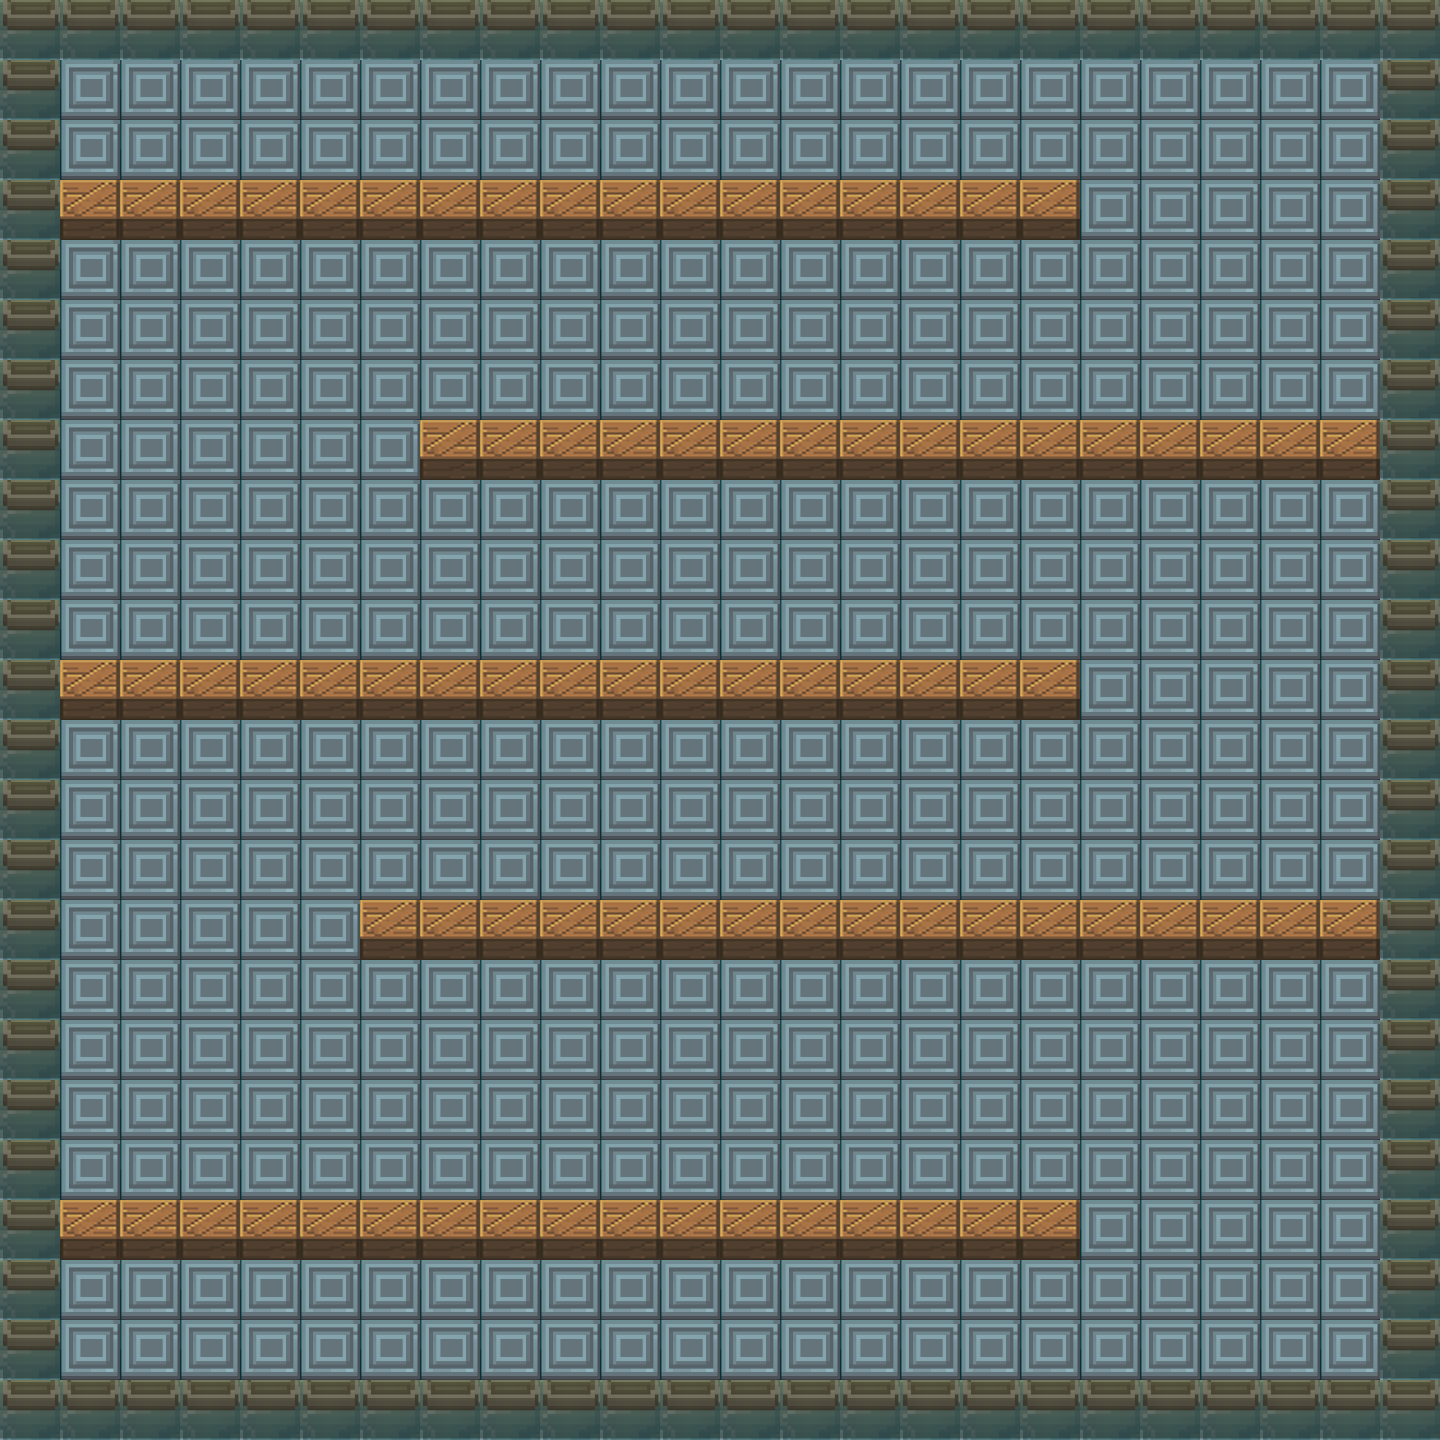

The image is a tile-based game level rendered from a .tmx file. Its description and complete source (layers, tilesets, objects, tile grids) follow:
An orthogonal 24x24 tile map with 60x60 px tiles, 5 tile layers (boxes, collision, Base, Wall, ...), 4 tilesets.

<map version="1.2" tiledversion="1.3.4" orientation="orthogonal" renderorder="right-down" width="24" height="24" tilewidth="60" tileheight="60" infinite="0" nextlayerid="7" nextobjectid="1">
 <tileset firstgid="1" name="标记色块" tilewidth="60" tileheight="60" tilecount="4" columns="4">
  <image source="标记色块.png" width="240" height="60" />
 </tileset>
 <tileset firstgid="5" name="明色石头墙" tilewidth="60" tileheight="60" tilecount="1" columns="1">
  <image source="明色石头墙.png" width="60" height="60" />
 </tileset>
 <tileset firstgid="6" name="不绿的砖块" tilewidth="60" tileheight="60" tilecount="1" columns="1">
  <image source="不绿的砖块.png" width="60" height="60" />
 </tileset>
 <tileset firstgid="7" name="墙与箱子(60版本)" tilewidth="60" tileheight="60" tilecount="2" columns="2">
  <image source="墙与箱子(60版本).png" width="120" height="60" />
 </tileset>
 <layer id="3" name="boxes" width="24" height="24" locked="1">
  <data encoding="csv">
0,0,0,0,0,0,0,0,0,0,0,0,0,0,0,0,0,0,0,0,0,0,0,0,
0,0,0,0,0,0,0,0,0,0,0,0,0,0,0,0,0,0,0,0,0,0,0,0,
0,0,0,0,0,0,0,0,0,0,0,0,0,0,0,0,0,0,0,0,0,0,0,0,
0,2,2,2,2,2,2,2,2,2,2,2,2,2,2,2,2,2,0,0,0,0,0,0,
0,0,0,0,0,0,0,0,0,0,0,0,0,0,0,0,0,0,0,0,0,0,0,0,
0,0,0,0,0,0,0,0,0,0,0,0,0,0,0,0,0,0,0,0,0,0,0,0,
0,0,0,0,0,0,0,0,0,0,0,0,0,0,0,0,0,0,0,0,0,0,0,0,
0,0,0,0,0,0,0,2,2,2,2,2,2,2,2,2,2,2,2,2,2,2,2,0,
0,0,0,0,0,0,0,0,0,0,0,0,0,0,0,0,0,0,0,0,0,0,0,0,
0,0,0,0,0,0,0,0,0,0,0,0,0,0,0,0,0,0,0,0,0,0,0,0,
0,0,0,0,0,0,0,0,0,0,0,0,0,0,0,0,0,0,0,0,0,0,0,0,
0,2,2,2,2,2,2,2,2,2,2,2,2,2,2,2,2,2,0,0,0,0,0,0,
0,0,0,0,0,0,0,0,0,0,0,0,0,0,0,0,0,0,0,0,0,0,0,0,
0,0,0,0,0,0,0,0,0,0,0,0,0,0,0,0,0,0,0,0,0,0,0,0,
0,0,0,0,0,0,0,0,0,0,0,0,0,0,0,0,0,0,0,0,0,0,0,0,
0,0,0,0,0,0,2,2,2,2,2,2,2,2,2,2,2,2,2,2,2,2,2,0,
0,0,0,0,0,0,0,0,0,0,0,0,0,0,0,0,0,0,0,0,0,0,0,0,
0,0,0,0,0,0,0,0,0,0,0,0,0,0,0,0,0,0,0,0,0,0,0,0,
0,0,0,0,0,0,0,0,0,0,0,0,0,0,0,0,0,0,0,0,0,0,0,0,
0,0,0,0,0,0,0,0,0,0,0,0,0,0,0,0,0,0,0,0,0,0,0,0,
0,2,2,2,2,2,2,2,2,2,2,2,2,2,2,2,2,2,0,0,0,0,0,0,
0,0,0,0,0,0,0,0,0,0,0,0,0,0,0,0,0,0,0,0,0,0,0,0,
0,0,0,0,0,0,0,0,0,0,0,0,0,0,0,0,0,0,0,0,0,0,0,0,
0,0,0,0,0,0,0,0,0,0,0,0,0,0,0,0,0,0,0,0,0,0,0,0
</data>
 </layer>
 <layer id="5" name="collision" width="24" height="24" locked="1">
  <data encoding="csv">
1,1,1,1,1,1,1,1,1,1,1,1,1,1,1,1,1,1,1,1,1,1,1,1,
1,0,0,0,0,0,0,0,0,0,0,0,0,0,0,0,0,0,0,0,0,0,0,1,
1,0,0,0,0,0,0,0,0,0,0,0,0,0,0,0,0,0,0,0,0,0,0,1,
1,1,1,1,1,1,1,1,1,1,1,1,1,1,1,1,1,1,0,0,0,0,0,1,
1,0,0,0,0,0,0,0,0,0,0,0,0,0,0,0,0,0,0,0,0,0,0,1,
1,0,0,0,0,0,0,0,0,0,0,0,0,0,0,0,0,0,0,0,0,0,0,1,
1,0,0,0,0,0,0,0,0,0,0,0,0,0,0,0,0,0,0,0,0,0,0,1,
1,0,0,0,0,0,0,1,1,1,1,1,1,1,1,1,1,1,1,1,1,1,1,1,
1,0,0,0,0,0,0,0,0,0,0,0,0,0,0,0,0,0,0,0,0,0,0,1,
1,0,0,0,0,0,0,0,0,0,0,0,0,0,0,0,0,0,0,0,0,0,0,1,
1,0,0,0,0,0,0,0,0,0,0,0,0,0,0,0,0,0,0,0,0,0,0,1,
1,1,1,1,1,1,1,1,1,1,1,1,1,1,1,1,1,1,0,0,0,0,0,1,
1,0,0,0,0,0,0,0,0,0,0,0,0,0,0,0,0,0,0,0,0,0,0,1,
1,0,0,0,0,0,0,0,0,0,0,0,0,0,0,0,0,0,0,0,0,0,0,1,
1,0,0,0,0,0,0,0,0,0,0,0,0,0,0,0,0,0,0,0,0,0,0,1,
1,0,0,0,0,0,1,1,1,1,1,1,1,1,1,1,1,1,1,1,1,1,1,1,
1,0,0,0,0,0,0,0,0,0,0,0,0,0,0,0,0,0,0,0,0,0,0,1,
1,0,0,0,0,0,0,0,0,0,0,0,0,0,0,0,0,0,0,0,0,0,0,1,
1,0,0,0,0,0,0,0,0,0,0,0,0,0,0,0,0,0,0,0,0,0,0,1,
1,0,0,0,0,0,0,0,0,0,0,0,0,0,0,0,0,0,0,0,0,0,0,1,
1,1,1,1,1,1,1,1,1,1,1,1,1,1,1,1,1,1,0,0,0,0,0,1,
1,0,0,0,0,0,0,0,0,0,0,0,0,0,0,0,0,0,0,0,0,0,0,1,
1,0,0,0,0,0,0,0,0,0,0,0,0,0,0,0,0,0,0,0,0,0,0,1,
1,1,1,1,1,1,1,1,1,1,1,1,1,1,1,1,1,1,1,1,1,1,1,1
</data>
 </layer>
 <layer id="1" name="Base" width="24" height="24" locked="1">
  <data encoding="csv">
6,6,6,6,6,6,6,6,6,6,6,6,6,6,6,6,6,6,6,6,6,6,6,6,
6,6,6,6,6,6,6,6,6,6,6,6,6,6,6,6,6,6,6,6,6,6,6,6,
6,6,6,6,6,6,6,6,6,6,6,6,6,6,6,6,6,6,6,6,6,6,6,6,
6,6,6,6,6,6,6,6,6,6,6,6,6,6,6,6,6,6,6,6,6,6,6,6,
6,6,6,6,6,6,6,6,6,6,6,6,6,6,6,6,6,6,6,6,6,6,6,6,
6,6,6,6,6,6,6,6,6,6,6,6,6,6,6,6,6,6,6,6,6,6,6,6,
6,6,6,6,6,6,6,6,6,6,6,6,6,6,6,6,6,6,6,6,6,6,6,6,
6,6,6,6,6,6,6,6,6,6,6,6,6,6,6,6,6,6,6,6,6,6,6,6,
6,6,6,6,6,6,6,6,6,6,6,6,6,6,6,6,6,6,6,6,6,6,6,6,
6,6,6,6,6,6,6,6,6,6,6,6,6,6,6,6,6,6,6,6,6,6,6,6,
6,6,6,6,6,6,6,6,6,6,6,6,6,6,6,6,6,6,6,6,6,6,6,6,
6,6,6,6,6,6,6,6,6,6,6,6,6,6,6,6,6,6,6,6,6,6,6,6,
6,6,6,6,6,6,6,6,6,6,6,6,6,6,6,6,6,6,6,6,6,6,6,6,
6,6,6,6,6,6,6,6,6,6,6,6,6,6,6,6,6,6,6,6,6,6,6,6,
6,6,6,6,6,6,6,6,6,6,6,6,6,6,6,6,6,6,6,6,6,6,6,6,
6,6,6,6,6,6,6,6,6,6,6,6,6,6,6,6,6,6,6,6,6,6,6,6,
6,6,6,6,6,6,6,6,6,6,6,6,6,6,6,6,6,6,6,6,6,6,6,6,
6,6,6,6,6,6,6,6,6,6,6,6,6,6,6,6,6,6,6,6,6,6,6,6,
6,6,6,6,6,6,6,6,6,6,6,6,6,6,6,6,6,6,6,6,6,6,6,6,
6,6,6,6,6,6,6,6,6,6,6,6,6,6,6,6,6,6,6,6,6,6,6,6,
6,6,6,6,6,6,6,6,6,6,6,6,6,6,6,6,6,6,6,6,6,6,6,6,
6,6,6,6,6,6,6,6,6,6,6,6,6,6,6,6,6,6,6,6,6,6,6,6,
6,6,6,6,6,6,6,6,6,6,6,6,6,6,6,6,6,6,6,6,6,6,6,6,
6,6,6,6,6,6,6,6,6,6,6,6,6,6,6,6,6,6,6,6,6,6,6,6
</data>
 </layer>
 <layer id="6" name="Wall" width="24" height="24" locked="1">
  <data encoding="csv">
5,5,5,5,5,5,5,5,5,5,5,5,5,5,5,5,5,5,5,5,5,5,5,5,
5,0,0,0,0,0,0,0,0,0,0,0,0,0,0,0,0,0,0,0,0,0,0,5,
5,0,0,0,0,0,0,0,0,0,0,0,0,0,0,0,0,0,0,0,0,0,0,5,
5,0,0,0,0,0,0,0,0,0,0,0,0,0,0,0,0,0,0,0,0,0,0,5,
5,0,0,0,0,0,0,0,0,0,0,0,0,0,0,0,0,0,0,0,0,0,0,5,
5,0,0,0,0,0,0,0,0,0,0,0,0,0,0,0,0,0,0,0,0,0,0,5,
5,0,0,0,0,0,0,0,0,0,0,0,0,0,0,0,0,0,0,0,0,0,0,5,
5,0,0,0,0,0,0,0,0,0,0,0,0,0,0,0,0,0,0,0,0,0,0,5,
5,0,0,0,0,0,0,0,0,0,0,0,0,0,0,0,0,0,0,0,0,0,0,5,
5,0,0,0,0,0,0,0,0,0,0,0,0,0,0,0,0,0,0,0,0,0,0,5,
5,0,0,0,0,0,0,0,0,0,0,0,0,0,0,0,0,0,0,0,0,0,0,5,
5,0,0,0,0,0,0,0,0,0,0,0,0,0,0,0,0,0,0,0,0,0,0,5,
5,0,0,0,0,0,0,0,0,0,0,0,0,0,0,0,0,0,0,0,0,0,0,5,
5,0,0,0,0,0,0,0,0,0,0,0,0,0,0,0,0,0,0,0,0,0,0,5,
5,0,0,0,0,0,0,0,0,0,0,0,0,0,0,0,0,0,0,0,0,0,0,5,
5,0,0,0,0,0,0,0,0,0,0,0,0,0,0,0,0,0,0,0,0,0,0,5,
5,0,0,0,0,0,0,0,0,0,0,0,0,0,0,0,0,0,0,0,0,0,0,5,
5,0,0,0,0,0,0,0,0,0,0,0,0,0,0,0,0,0,0,0,0,0,0,5,
5,0,0,0,0,0,0,0,0,0,0,0,0,0,0,0,0,0,0,0,0,0,0,5,
5,0,0,0,0,0,0,0,0,0,0,0,0,0,0,0,0,0,0,0,0,0,0,5,
5,0,0,0,0,0,0,0,0,0,0,0,0,0,0,0,0,0,0,0,0,0,0,5,
5,0,0,0,0,0,0,0,0,0,0,0,0,0,0,0,0,0,0,0,0,0,0,5,
5,0,0,0,0,0,0,0,0,0,0,0,0,0,0,0,0,0,0,0,0,0,0,5,
5,5,5,5,5,5,5,5,5,5,5,5,5,5,5,5,5,5,5,5,5,5,5,5
</data>
 </layer>
 <layer id="4" name="Barrier" width="24" height="24" locked="1">
  <data encoding="csv">
0,0,0,0,0,0,0,0,0,0,0,0,0,0,0,0,0,0,0,0,0,0,0,0,
0,0,0,0,0,0,0,0,0,0,0,0,0,0,0,0,0,0,0,0,0,0,0,0,
0,0,0,0,0,0,0,0,0,0,0,0,0,0,0,0,0,0,0,0,0,0,0,0,
0,8,8,8,8,8,8,8,8,8,8,8,8,8,8,8,8,8,0,0,0,0,0,0,
0,0,0,0,0,0,0,0,0,0,0,0,0,0,0,0,0,0,0,0,0,0,0,0,
0,0,0,0,0,0,0,0,0,0,0,0,0,0,0,0,0,0,0,0,0,0,0,0,
0,0,0,0,0,0,0,0,0,0,0,0,0,0,0,0,0,0,0,0,0,0,0,0,
0,0,0,0,0,0,0,8,8,8,8,8,8,8,8,8,8,8,8,8,8,8,8,0,
0,0,0,0,0,0,0,0,0,0,0,0,0,0,0,0,0,0,0,0,0,0,0,0,
0,0,0,0,0,0,0,0,0,0,0,0,0,0,0,0,0,0,0,0,0,0,0,0,
0,0,0,0,0,0,0,0,0,0,0,0,0,0,0,0,0,0,0,0,0,0,0,0,
0,8,8,8,8,8,8,8,8,8,8,8,8,8,8,8,8,8,0,0,0,0,0,0,
0,0,0,0,0,0,0,0,0,0,0,0,0,0,0,0,0,0,0,0,0,0,0,0,
0,0,0,0,0,0,0,0,0,0,0,0,0,0,0,0,0,0,0,0,0,0,0,0,
0,0,0,0,0,0,0,0,0,0,0,0,0,0,0,0,0,0,0,0,0,0,0,0,
0,0,0,0,0,0,8,8,8,8,8,8,8,8,8,8,8,8,8,8,8,8,8,0,
0,0,0,0,0,0,0,0,0,0,0,0,0,0,0,0,0,0,0,0,0,0,0,0,
0,0,0,0,0,0,0,0,0,0,0,0,0,0,0,0,0,0,0,0,0,0,0,0,
0,0,0,0,0,0,0,0,0,0,0,0,0,0,0,0,0,0,0,0,0,0,0,0,
0,0,0,0,0,0,0,0,0,0,0,0,0,0,0,0,0,0,0,0,0,0,0,0,
0,8,8,8,8,8,8,8,8,8,8,8,8,8,8,8,8,8,0,0,0,0,0,0,
0,0,0,0,0,0,0,0,0,0,0,0,0,0,0,0,0,0,0,0,0,0,0,0,
0,0,0,0,0,0,0,0,0,0,0,0,0,0,0,0,0,0,0,0,0,0,0,0,
0,0,0,0,0,0,0,0,0,0,0,0,0,0,0,0,0,0,0,0,0,0,0,0
</data>
 </layer>
</map>
